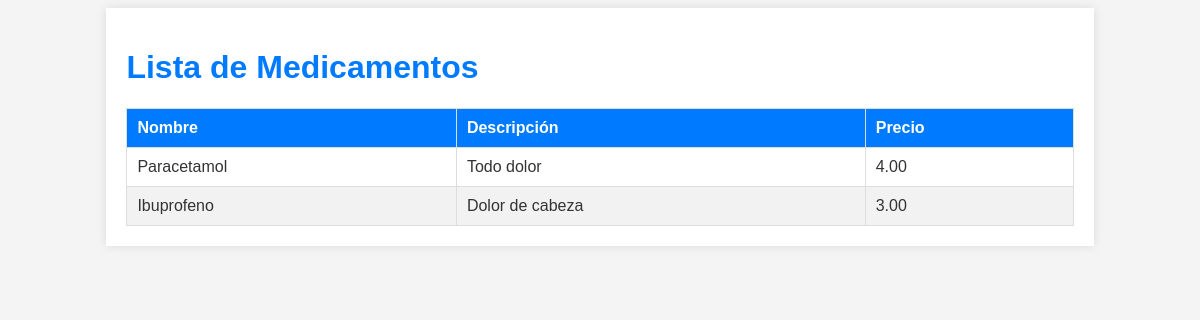
Screenshot of /medicamentos/ with the database file from the repository.
### GesCuxi/models.py (models this page shows, shortened)
class Medicamento(models.Model):
    nombre = models.CharField(max_length=100)
    descripcion = models.TextField()
    precio = models.DecimalField(max_digits=10, decimal_places=2)

### GesCuxi/views.py (the view)
# urls.py: path('medicamentos/', views.lista_medicamentos, name='lista_medicamentos'),
def lista_medicamentos(request):
    medicamentos = Medicamento.objects.all()
    return render(request, 'medicamentos.html', {'medicamentos': medicamentos})

### templates/medicamentos.html (shortened to what this page needs)
<!DOCTYPE html>
<html lang="es">
<head>
</head>
<body>
    <div class="container">
        <h1>Lista de Medicamentos</h1>
        <table>
            <thead>
                <tr>
                    <th>Nombre</th>
                    <th>Descripción</th>
                    <th>Precio</th>
                </tr>
            </thead>
            <tbody>
                {% for medicamento in medicamentos %}
                <tr>
                    <td>{{ medicamento.nombre }}</td>
                    <td>{{ medicamento.descripcion }}</td>
                    <td>{{ medicamento.precio }}</td>
                </tr>
                {% endfor %}
            </tbody>
        </table>
    </div>
</body>
</html>

### templates/medicamentos.html (style rules this page uses)
body { font-family: Arial, sans-serif; background-color: #f4f4f4; color: #333; }
.container { width: 80%; margin: 0 auto; padding: 20px; background-color: #fff; box-shadow: 0 0 10px rgba(0, 0, 0, 0.1); }
h1 { color: #007BFF; }
table { width: 100%; border-collapse: collapse; margin-top: 20px; }
table, th, td { border: 1px solid #ddd; }
th, td { padding: 10px; text-align: left; }
th { background-color: #007BFF; color: white; }
tr:nth-child(even) { background-color: #f2f2f2; }

### rows the page displays
Medicamento: nombre "Paracetamol", descripcion "Todo dolor", precio "4.00"
Medicamento: nombre "Ibuprofeno", descripcion "Dolor de cabeza", precio "3.00"
